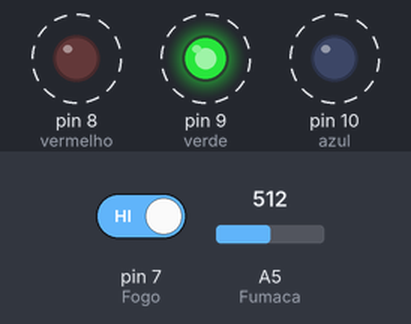
Bench run of a sketch on a simulated Arduino Uno, built with avr-gcc and run on an emulated ATmega328P. On the bench: output pins drawn as LEDs (lit = HIGH). Dashed ring = blinking. Inputs (shaded band) come from the test bench; at power-on: A5 (Fumaca) = 512, pin 7 (Fogo) HIGH.

Above: at 1.25 s.
1.3 s: A5 (Fumaca) set to 216
4.3 s: A5 (Fumaca) set to 190
At 4.8 s:
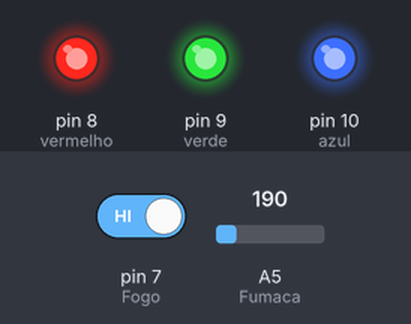
6.0 s: A5 (Fumaca) set to 306
At 6.15 s:
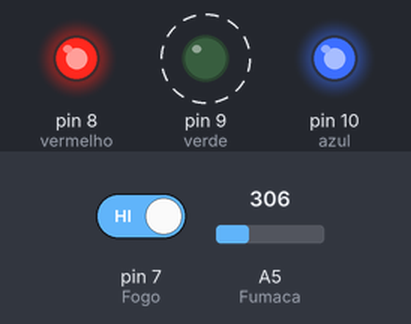
9.0 s: pin 7 (Fogo) driven LOW
At 9.3 s:
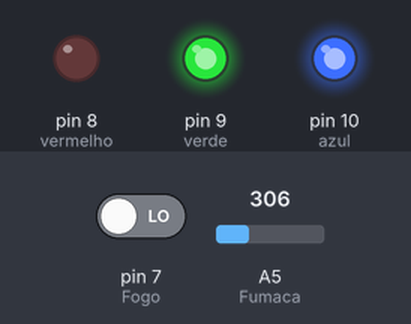
10.5 s: pin 7 (Fogo) driven HIGH
At 10.75 s:
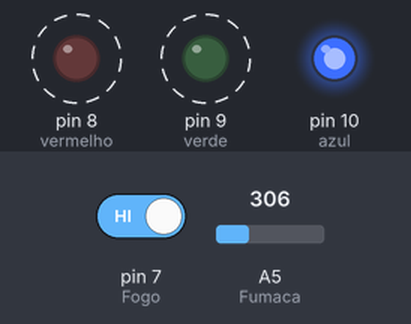
13.5 s: A5 (Fumaca) set to 122
At 14.0 s:
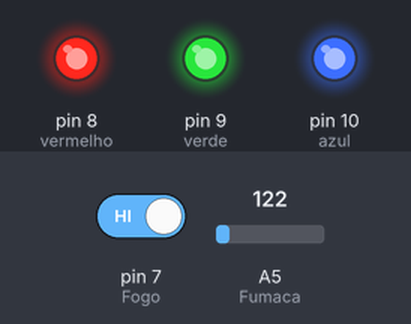
Timing chart, 0 to 16.0 s (numbered marks = the images above; inputs shaded):
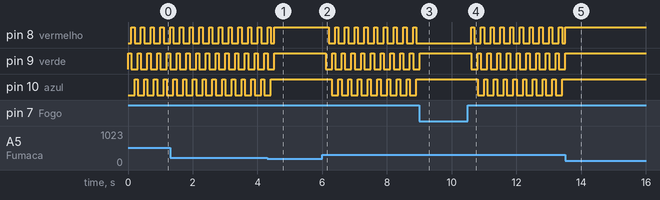

The sketch:

fogo_e_gas.ino
```cpp
#define Fumaca A5
#define Fogo 7

#define vermelho 8
#define verde 9
#define azul 10

int controleFum = 200;

void setup() {

  pinMode(Fumaca, INPUT);
  pinMode(Fogo, INPUT);
  pinMode(vermelho, OUTPUT);
  pinMode(verde, OUTPUT);
  pinMode(azul, OUTPUT);

}

void loop() {

  int analogFum = analogRead(Fumaca);
  int digitalFogo = digitalRead(Fogo);

  Serial.print("Fumaça: ");
  Serial.println(analogFum);

  Serial.print("Fogo: ");
  Serial.println(analogFum);

  if (analogFum <= controleFum && digitalFogo == LOW) { // quando não detecta gás nem fogo
    digitalWrite(verde, HIGH);
    digitalWrite(vermelho, LOW);
    digitalWrite(azul, LOW);
  }

  if (analogFum > controleFum && digitalFogo == LOW) { // caso detectar apenas gás
    digitalWrite(verde, HIGH);
    digitalWrite(vermelho, LOW);
    digitalWrite(azul, HIGH);
  }

  if (analogFum <= controleFum && digitalFogo == HIGH) { // caso detectar apenas fogo
    digitalWrite(verde, HIGH);
    digitalWrite(vermelho, HIGH);
    digitalWrite(azul, HIGH);
  }

  if (analogFum > controleFum && digitalFogo == HIGH) { // caso detecte fogo e gás
    digitalWrite(verde, HIGH);
    delay(100);
    digitalWrite(verde, LOW);
    digitalWrite(vermelho, HIGH);
    delay(100);
    digitalWrite(vermelho, LOW);
    digitalWrite(azul, HIGH);
    delay(100);
    digitalWrite(azul, LOW);
  }

}
```

Measured:
- the behaviour switches between 201 and 200 on A5 (Fumaca) (found by bisection; images 0 and 1)
- after the input at 4.3 s, pin 9 (verde): goes on until 4.5 s, then stays HIGH; pin 10 (azul): goes on until 4.4 s, then stays HIGH
- after the input at 6.0 s, pin 8 (vermelho): alternates HIGH for 0.10 s and LOW for 0.20 s, starting after 0.20 s; pin 9 (verde): alternates HIGH for 0.10 s and LOW for 0.20 s, starting after 0.10 s; pin 10 (azul): alternates HIGH for 0.10 s and LOW for 0.20 s, starting after 0.30 s
- after the input at 9.0 s, pin 8 (vermelho): stops changing and stays LOW; pin 9 (verde): goes on until 9.0 s, then stays HIGH; pin 10 (azul): stops changing and stays HIGH
- after the input at 10.5 s, pin 8 (vermelho), pin 9 (verde): alternates HIGH for 0.10 s and LOW for 0.20 s, starting after 0.10 s; pin 10 (azul): alternates HIGH for 0.10 s and LOW for 0.20 s, starting after 0.30 s
- after the input at 13.5 s, pin 9 (verde): goes on until 13.5 s, then stays HIGH; pin 10 (azul): stops changing and stays HIGH
- by itself, pin 8 (vermelho), pin 9 (verde), pin 10 (azul): alternates HIGH for 0.10 s and LOW for 0.20 s
